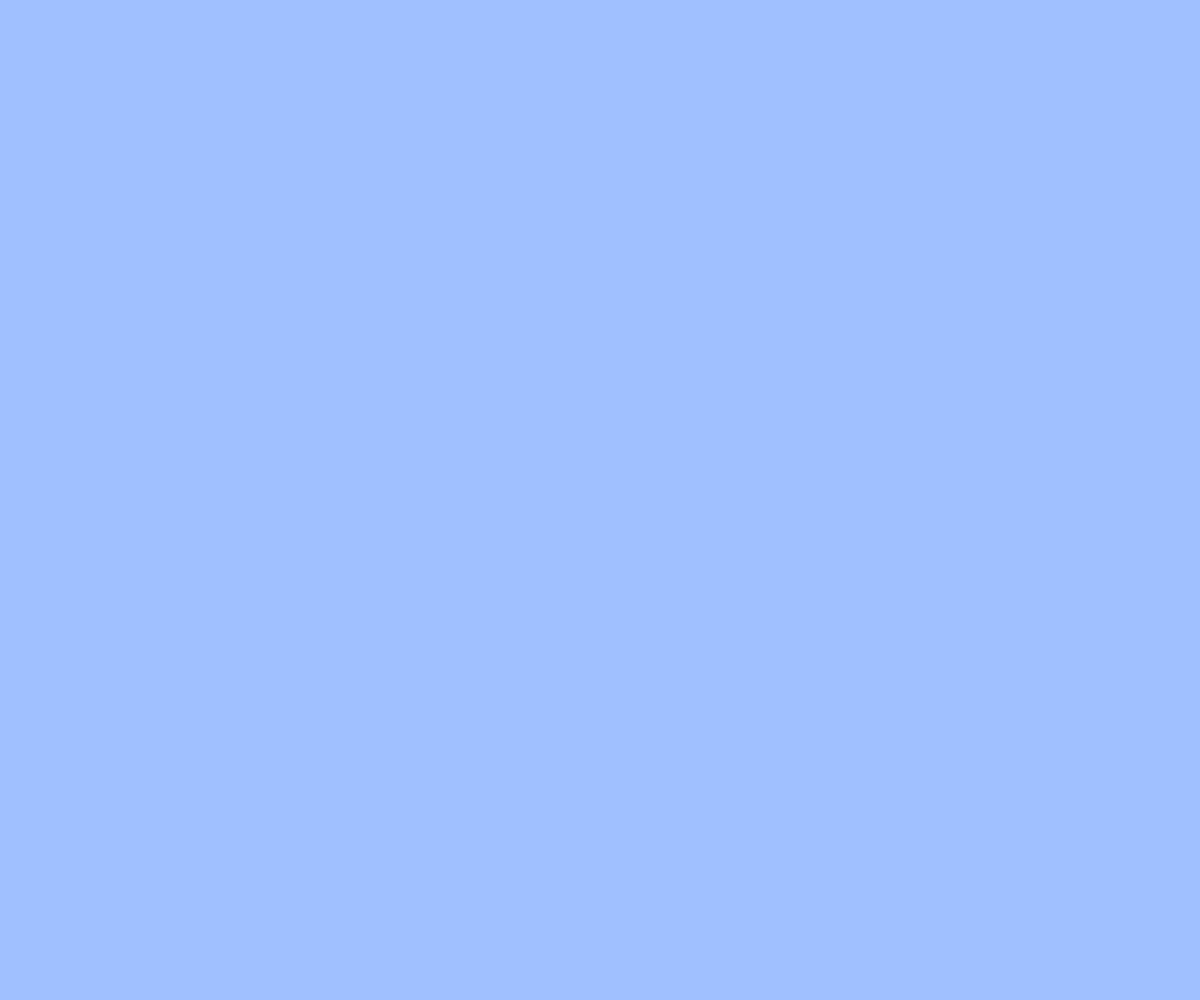
Frame 1 (no input)
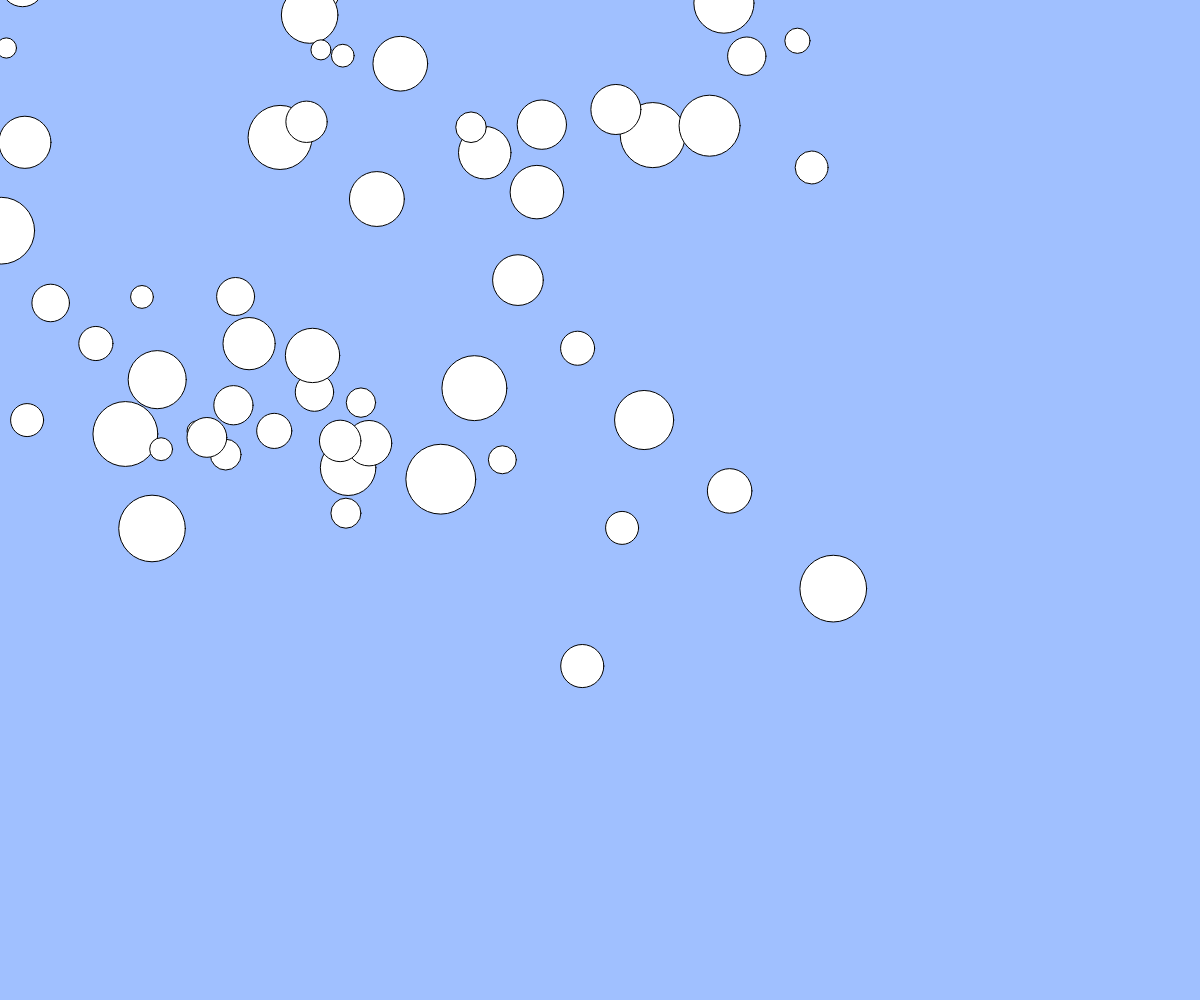
Frame 60 (no input)
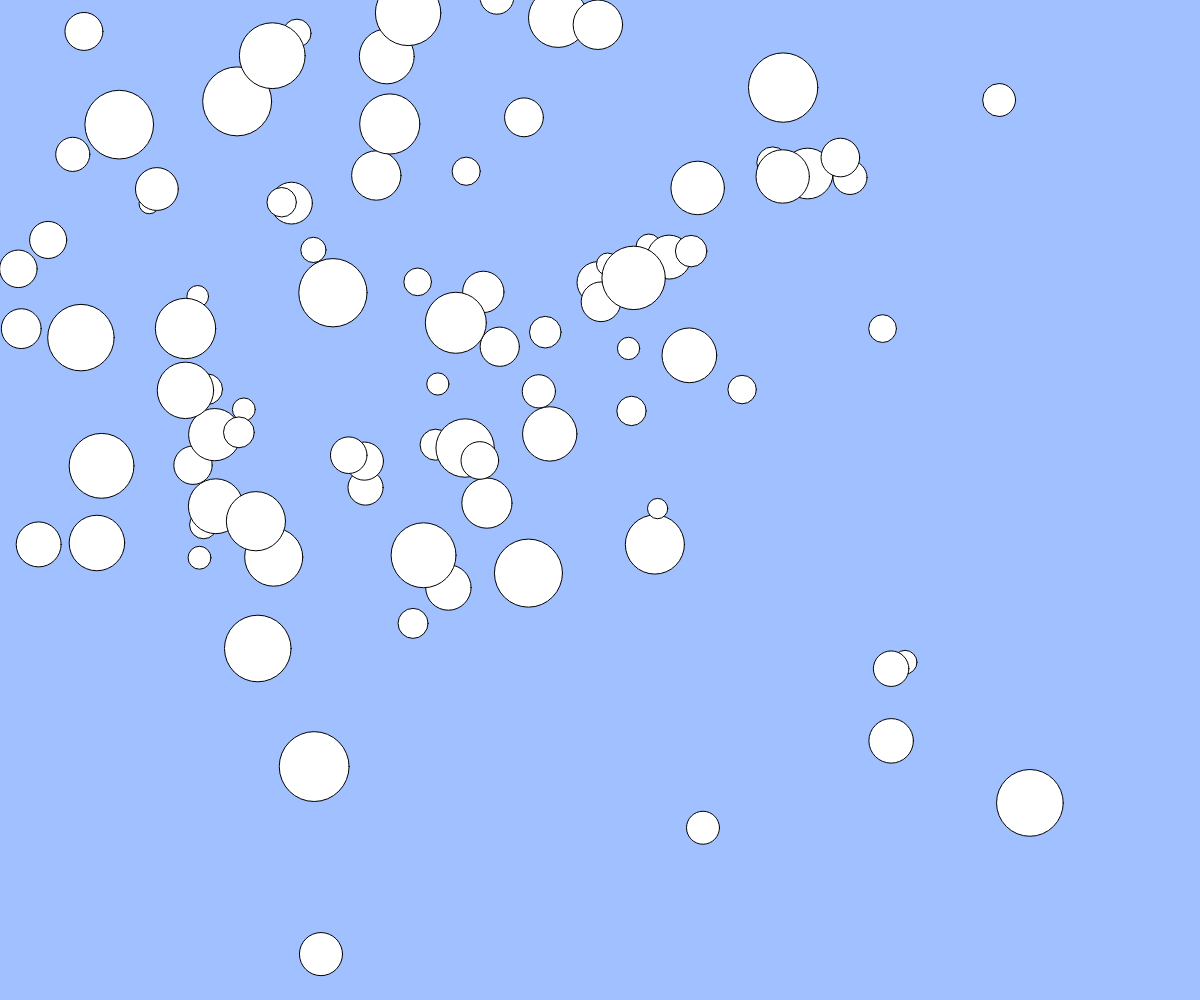
Frame 120 (the mouse pressed at the canvas centre since frame 60)

The p5.js sketch that drew these frames (run headless with seeded random() and noise() and a simulated clock; from frame 60 on, the mouse is pressed at the canvas centre):

// p5.js sketch
// ── sketch.js
//　テキスト「オブジェクト」
// 練習問題：ボールのサイズをランダムに変更してみよう
// 練習問題：何も操作しなくてもボールが湧いてくる機能を追加しよう

let balls;

function setup(){
  createCanvas(windowWidth, windowHeight);
  balls = [];
}

function draw(){
  background(160, 192, 255);
  for(let i = 0; i < balls.length; i++){
    let b = balls[i];
    ellipse(b.x, b.y, b.size);
    b.x += b.vx;
    b.y += b.vy;
  }

  const dx = random(-5,5);
  const dy = random(-5,5);
  
    const b = { x: random(0,800), y: random(0,500), size: random(20,70), vx: dx, vy: dy };
    balls.push(b);
  
}

function windowResized(){
  resizeCanvas(windowWidth, windowHeight);
}
